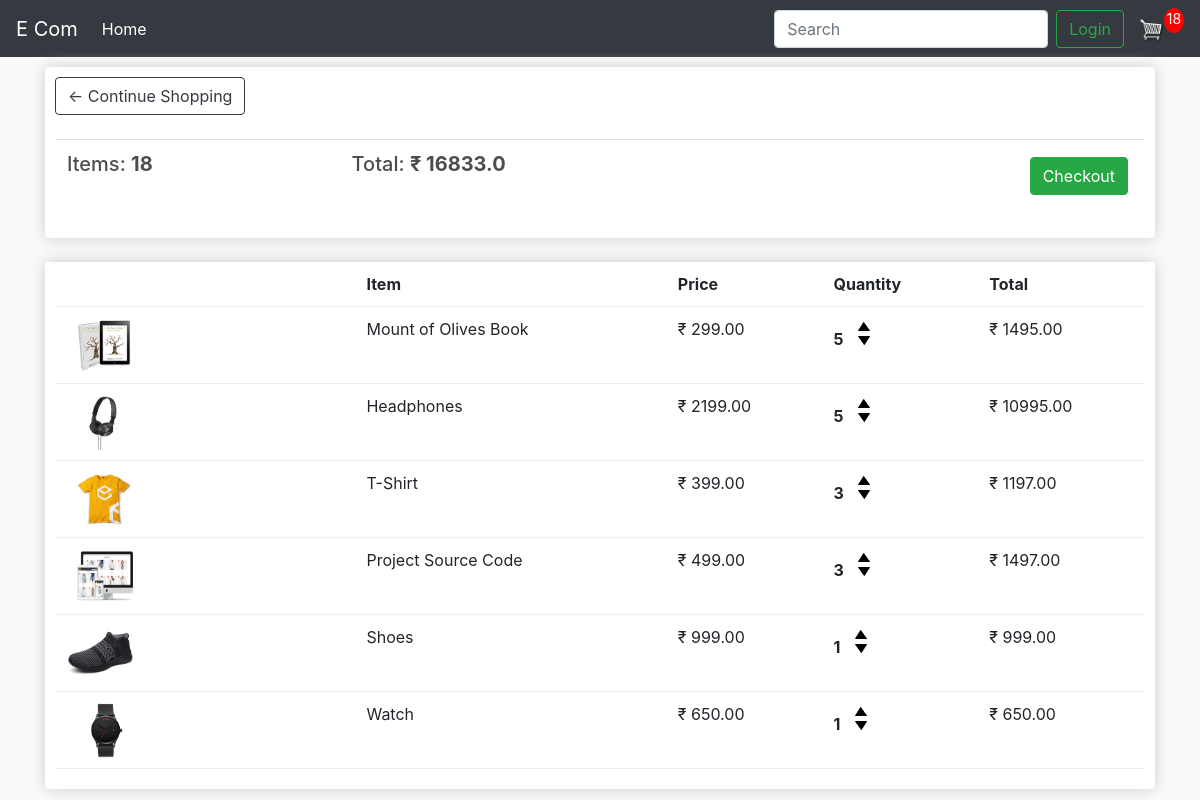
The page /cart/ (signed in) on the database as committed earlier.
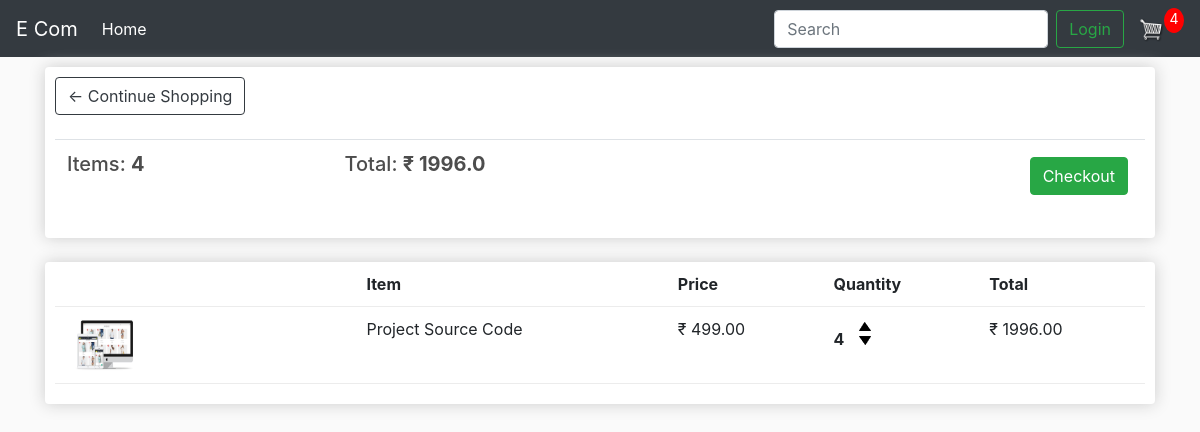
The same page on the database as committed later.
### store/models.py (models this page shows, shortened)
class Order(models.Model):
    customer = models.ForeignKey(Customer, on_delete=models.SET_NULL, null=True, blank=True)
    date_ordered = models.DateTimeField(auto_now_add=True)
    complete = models.BooleanField(default=False, null=True, blank=True)
    transaction_id = models.CharField(max_length=100, null=True)
    @property
    def get_cart_total(self):
        orderitems = self.orderitem_set.all()
        total = sum([item.get_total for item in orderitems])
        return total
    @property
    def get_cart_items(self):
        orderitems = self.orderitem_set.all()
        total = sum([item.quantity for item in orderitems])
        return total

class OrderItem(models.Model):
    product = models.ForeignKey(Product, on_delete=models.SET_NULL, null=True)
    order = models.ForeignKey(Order, on_delete=models.SET_NULL, null=True)
    quantity = models.IntegerField(default=0, null=True, blank=True)
    date_added = models.DateTimeField(auto_now_add=True)
    @property
    def get_total(self):
        total = self.product.price * self.quantity
        return total

class Product(models.Model):
    name = models.CharField(max_length=255)
    price = models.FloatField()
    digital = models.BooleanField(default=False, null=True, blank=True)
    image = models.ImageField(null=True, blank=True)
    @property
    def imageURL(self):
        try:
            url = self.image.url
        except:
            url = '/media/placeholder.png'
        return url

### store/views.py (the view)
# urls.py: path('cart/', views.cart, name='cart'),
def cart(request):
    if request.user.is_authenticated:
        customer = request.user.customer
        order, created = Order.objects.get_or_create(customer=customer, complete=False)
        items = order.orderitem_set.all()
        cartItems = order.get_cart_items
    else:
        items = []
        order = {'get_cart_total':0, 'get_cart_items':0}
        cartItems = order['get_cart_items']
    context = {'items':items, 'order':order, 'cartItems':cartItems, 'shipping':False}
    return render(request, 'store/cart.html', context)

### templates/store/cart.html
{% extends 'base.html' %}
{% load static %}
{% block content %}
<div class="row">
    <div class="col-lg-12">
        <div class="box-element">
            <a href="{% url 'store' %}" class="btn btn-outline-dark">&#x2190; Continue Shopping</a>
            <br>
            <br>
            <table class="table">
                <tr>
                    <th>
                        <h5>
                            Items:
                            <strong>{{ order.get_cart_items }}</strong>
                        </h5>
                    </th>
                    <th>
                        <h5>
                            Total:
                            <strong>&#x20B9; {{ order.get_cart_total }}</strong>
                        </h5>
                    </th>
                    <th>
                        <a href="{% url 'checkout' %}" class="btn btn-success" style="float: right; margin:5px">Checkout</a>
                    </th>
                </tr>
            </table>
        </div>
        <br>
        <div class="box-element">
            <div class="cart-row">
                <div style="flex: 2;"></div>
                <div style="flex: 2;">
                    <strong>Item</strong>
                </div>
                <div style="flex: 1;">
                    <strong>Price</strong>
                </div>
                <div style="flex: 1;">
                    <strong>Quantity</strong>
                </div>
                <div style="flex: 1;">
                    <strong>Total</strong>
                </div>
            </div>
            {% for item in items %}
            <div class="cart-row">
                <div style="flex: 2;">
                    <img class="row-image" src={{item.product.imageURL}} alt="">
                </div>
                <div style="flex: 2;">
                    {{item.product.name}}
                </div>
                <div style="flex: 1;">
                    &#x20B9; {{item.product.price|floatformat:2}}
                </div>
                <div style="flex: 1;">
                    <p class="quantity">{{ item.quantity }}</p>
                    <div class="quantity">
                        <img data-product="{{item.product.id}}" data-action="add" src="{% static 'images/arrow-up.png' %}" alt="" class="chg-quantity update-cart">
                        <img data-product="{{item.product.id}}" data-action="remove" src="{% static 'images/arrow-down.png' %}" alt="" class="chg-quantity update-cart">
                    </div>
                </div>
                <div style="flex: 1;">
                    &#x20B9; {{item.get_total|floatformat:2}}
                </div>
            </div>
            {% endfor %}
        </div>
    </div>
</div>
{% endblock content %}

Rows that differ between the two databases and show on the page:
removed OrderItem: product.imageURL (picture), product.name "Mount of Olives Book", product.price "299.00", quantity "5", get_total "1495.00"
removed OrderItem: product.imageURL (picture), product.name "Headphones", product.price "2199.00", quantity "5", get_total "10995.00"
removed OrderItem: product.imageURL (picture), product.name "T-Shirt", product.price "399.00", quantity "3", get_total "1197.00"
removed OrderItem: product.imageURL (picture), product.name "Shoes", product.price "999.00", quantity "1", get_total "999.00"
removed OrderItem: product.imageURL (picture), product.name "Watch", product.price "650.00", quantity "1", get_total "650.00"
changed through a linked row, Order: get_cart_items "18" → "4"; get_cart_total "16833.0" → "1996.0"
changed OrderItem "Project Source Code": quantity "3" → "4"; get_total "1497.00" → "1996.00"
Other text that changed with them:
{{ cartItems }}: "18" → "4"
